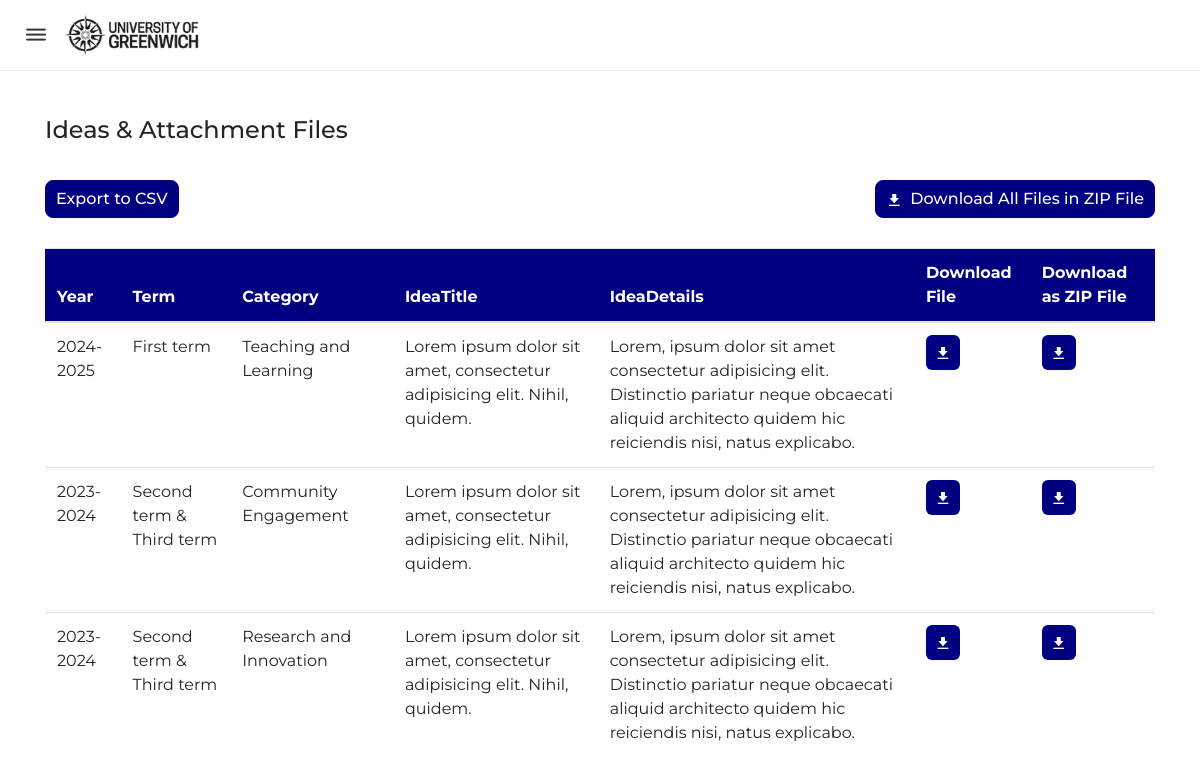
The app's page /attachmentfiles_administrator.php with its own data.
### tables this page shows
CREATE TABLE `idea` (
  `IdeaID` int(11) NOT NULL,
  `AcademicYearID` int(11) NOT NULL,
  `CategoryID` int(11) NOT NULL,
  `IdeaTitle` varchar(100) NOT NULL,
  `IdeaDetails` varchar(255) NOT NULL,
  `AttachmentFile` text NOT NULL,
  `isAnonymous` varchar(20) NOT NULL,
  `UploadedBy` int(11) NOT NULL,
  `UploadedOn` datetime NOT NULL,
  `Views` int(11) NOT NULL
);

CREATE TABLE `academicyear` (
  `AcademicYearID` int(11) NOT NULL,
  `Year` varchar(15) NOT NULL,
  `Term` varchar(50) NOT NULL,
  `ClosureDate` date NOT NULL,
  `FinalClosureDate` date NOT NULL,
  `CreatedBy` int(11) NOT NULL,
  `CreatedOn` datetime NOT NULL,
  `UpdatedBy` int(11) NOT NULL,
  `UpdatedOn` datetime NOT NULL
);

CREATE TABLE `category` (
  `CategoryID` int(11) NOT NULL,
  `CategoryName` varchar(50) NOT NULL,
  `CategoryStatus` varchar(20) NOT NULL
);

### attachmentfiles_administrator.php (the view, shortened to what this page needs)
<?php
include('downloadeachfile.php');
?>
<!DOCTYPE html>
<html lang="en">
<head>
    <link rel="stylesheet" href="style.css">
    <link rel="stylesheet" href="https://unicons.iconscout.com/release/v4.0.0/css/line.css">
    <link href='https://unpkg.com/boxicons@2.1.4/css/boxicons.min.css' rel='stylesheet'>
    <link rel="stylesheet" href="https://cdn.jsdelivr.net/npm/bootstrap@4.6.2/dist/css/bootstrap.min.css">
</head>
<body>
    <nav class="navi-bar">
        <div class="logo">
            <i class="uil uil-bars menu-icon"></i>
            <img src="img/uog-logo.png" alt="University of Greenwich Logo">
        </div>
    </nav>
    <main>
        <div class="container" style="margin-top: 100px;">
            <div class="tablepage-header">
                <div class="pt-3">
                    <h4>Ideas & Attachment Files</h4>
                </div>
                <div class="th-btns" style="display: flex; justify-content: space-between; align-items: center; flex-wrap: wrap;">
                    <div class="btnCSV">
                        <a href="exportidea.php" type="submit" id="export_csv_data" name='export_csv_data' value="Export to CSV" class="btn-modal" style="text-decoration: none;">Export to CSV</a>
                    </div>
                    <button type="button" class="btn-modal">
                        <a href="downloadfunction/downloadfile.php" style="text-decoration: none; color: #FFFFFF;">
                        <i class='bx bxs-download mr-2' style="align-items: center; justify-content: center; vertical-align: middle;"></i>Download All Files in ZIP File
                    </a>
                    </button>
                </div>
            </div>
<?php
$query="SELECT *
        FROM idea
        INNER JOIN academicyear ON academicyear.AcademicYearID=idea.AcademicYearID
        INNER JOIN category ON category.CategoryID=idea.CategoryID
        ORDER BY academicyear.AcademicYearID DESC";
$result=mysqli_query($connection,$query);
$count=mysqli_num_rows($result);
if ($count < 1) {
    echo "<p>No File Found.</p>";
}
else{
    ?>
    <div class="table-container">
                <table class="table">
                    <thead class="thead-light">
                      <tr>
                        <th>Year</th>
                        <th>Term</th>
                        <th>Category</th>
                        <th>IdeaTitle</th>
                        <th>IdeaDetails</th>
                        <th>Download File</th>
                        <th>Download as ZIP File</th>
                      </tr>
                    </thead>
                    <tbody>
                        <?php
                        for($i=0;$i<$count;$i++){
                            $rows=mysqli_fetch_array($result);
                        $IdeaID=$rows['IdeaID'];
                        $Year=$rows['Year'];
                        $Term=$rows['Term'];
                        $Category=$rows['CategoryName'];
                        $IdeaTitle=$rows['IdeaTitle'];
                        $IdeaDetails=$rows['IdeaDetails'];
                        $AttachmentFile=$rows['AttachmentFile'];
                        echo "<tr>";
                        echo "<td>$Year</td>";
                        echo "<td>$Term</td>";
                        echo "<td>$Category</td>";
                        echo "<td>$IdeaTitle</td>";
                        echo "<td>$IdeaDetails</td>";
                        echo "<td>
                            <button type='button' style='outline: none; border: none; border-radius: 6px; cursor: pointer; padding: 5px; color: #FFFFFF; background-color: #000080;'>
                                <a style='text-decoration: none; color: #FFFFFF;' href='$AttachmentFile' download>
                                <i class='bx bxs-download p-1 align-items-center justify-content-center align-middle'></i></a>
                            </button>
                        </td>";
                        echo "<td>
                            <button type='button' style='outline: none; border: none; border-radius: 6px; cursor: pointer; padding: 5px; color: #FFFFFF; background-color: #000080;'>
                                <a style='text-decoration: none; color: #FFFFFF;' href='attachmentfiles_administrator.php?IdeaID=$IdeaID'>
                                <i class='bx bxs-download p-1 align-items-center justify-content-center align-middle'></i></a>
                            </button>
                        </td>";
                        echo "</tr>";
                        }
                        ?>
                    </tbody>
                  </table>
            </div>
<?php
}
?>
        </div>
    </main>
</body>
</html>

### style.css (style rules this page uses)
* { margin: 0; padding: 0; box-sizing: border-box; font-family: 'Montserrat', sans-serif; }
body { height: 100vh; }
.navi-bar { position: fixed; top: 0; left: 0; height: 70px; width: 100%; display: flex; align-items: center; background: #FFFFFF; box-shadow: 0 0 1px rgba(0, 0, 0, 0.5); z-index: 100; }
.navi-bar .logo { display: flex; align-items: center; margin: 0 24px; }
.logo .menu-icon { color: #333333; font-size: 24px; margin-right: 14px; cursor: pointer; }
.logo img { width: 140px; }
.table-container { height: 500px; overflow: auto; }
table { border-collapse: collapse; }
table th { position: sticky; top: 0; background-color: #000080 !important; color: #FFFFFF !important; }
.th-btns { padding: 5px 0px 30px 0px; margin-top: 30px; }
.btn-modal { padding: 6px 10px; text-align: center; font-size: 16px; font-weight: 500; color: #FFFFFF; background-color: #000080; border-radius: 8px; border: none; border: 1px solid #000080; box-shadow: inset 0 0 0 0 #000080; transition: ease-out 0.3s; -webkit-transition: ease-out 0.3s; -moz-transition: ease-out 0.3s; }

### records on screen
idea: AcademicYearID.Year "2024-2025", AcademicYearID.Term "First term", CategoryID.CategoryName "Teaching and Learning", IdeaTitle "Lorem ipsum dolor sit amet, consectetur adipisicing elit. Nihil, quidem.", IdeaDetails "Lorem, ipsum dolor sit amet consectetur adipisicing elit. Distinctio pariatur neque obcaecati aliquid architecto quidem hic reiciendis nisi, natus explicabo."
idea: AcademicYearID.Year "2023-2024", AcademicYearID.Term "Second term & Third term", CategoryID.CategoryName "Community Engagement", IdeaTitle "Lorem ipsum dolor sit amet, consectetur adipisicing elit. Nihil, quidem.", IdeaDetails "Lorem, ipsum dolor sit amet consectetur adipisicing elit. Distinctio pariatur neque obcaecati aliquid architecto quidem hic reiciendis nisi, natus explicabo."
idea: AcademicYearID.Year "2023-2024", AcademicYearID.Term "Second term & Third term", CategoryID.CategoryName "Research and Innovation", IdeaTitle "Lorem ipsum dolor sit amet, consectetur adipisicing elit. Nihil, quidem.", IdeaDetails "Lorem, ipsum dolor sit amet consectetur adipisicing elit. Distinctio pariatur neque obcaecati aliquid architecto quidem hic reiciendis nisi, natus explicabo."
